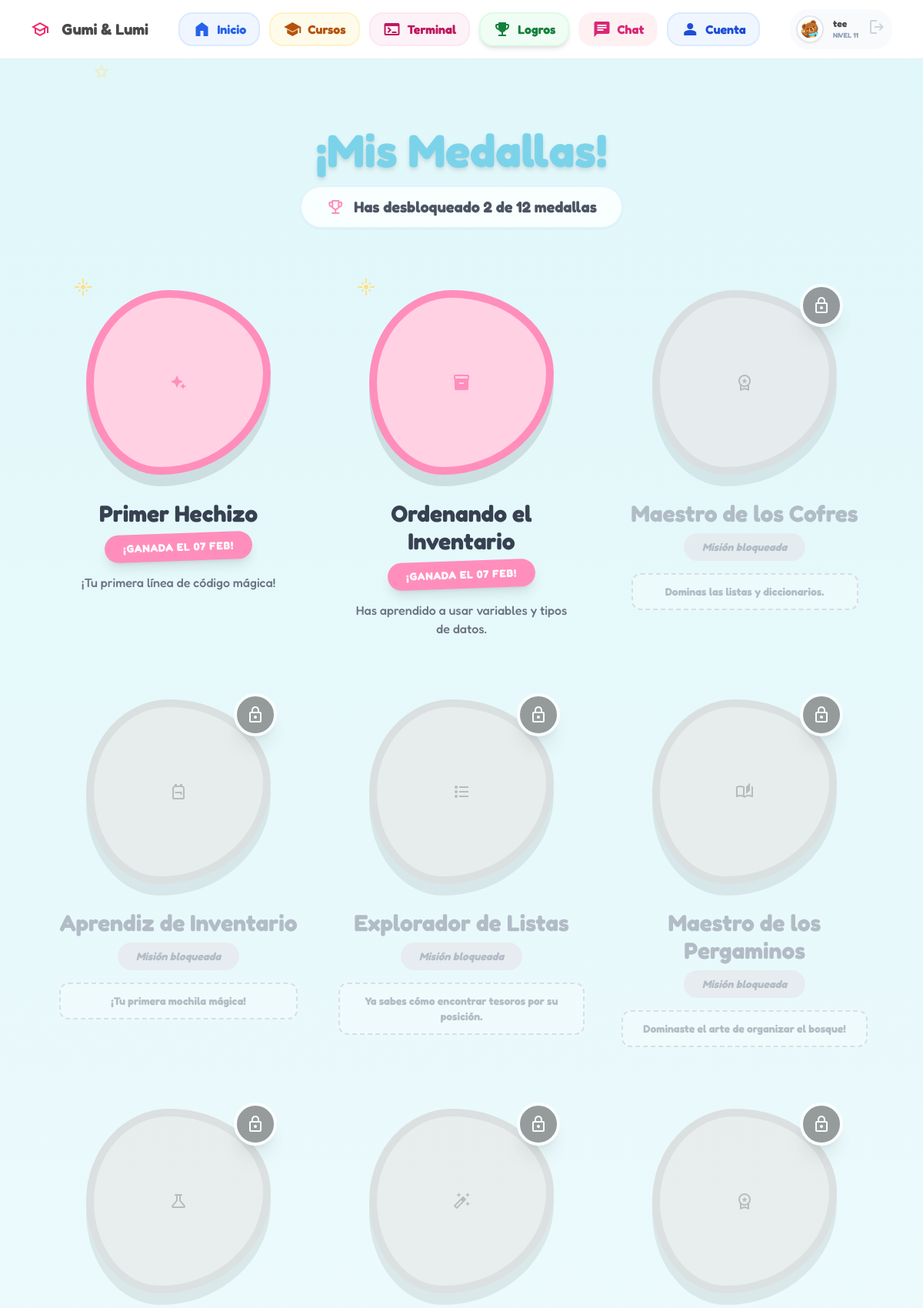
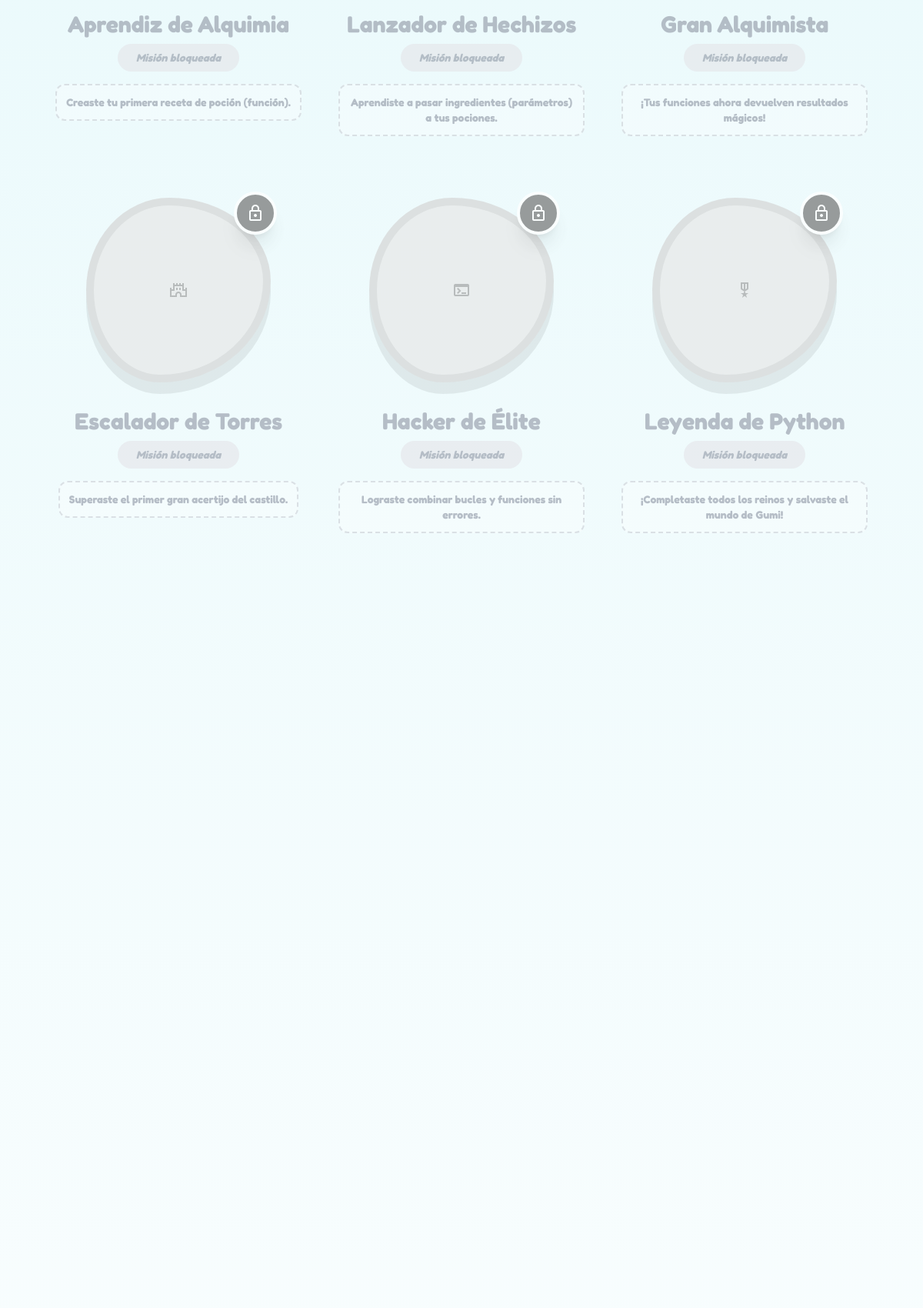
Page /logros/ (signed in, upper part) on the committed database (2 pictures, top to bottom).
### core/models.py (models this page shows, shortened)
class Profile(models.Model):
    AVATAR_CHOICES = [
        ('gumi', 'Gumi (Osito)'),
        ('lumi', 'Lumi (Conejo)'),
    ]
    user = models.OneToOneField(User, on_delete=models.CASCADE, related_name="profile")
    avatar = models.CharField(max_length=10, choices=AVATAR_CHOICES, default='gumi')
    nickname = models.CharField(max_length=50, blank=True)
    phone = models.CharField(max_length=15, blank=True)
    xp = models.IntegerField(default=0)
    cursos_inscritos = models.ManyToManyField('Course', blank=True, related_name="estudiantes")
    @property
    def level(self):
        return (self.xp // 100) + 1

class UserAchievement(models.Model):
    user = models.ForeignKey(User, on_delete=models.CASCADE, related_name="achievements")
    achievement = models.ForeignKey(Achievement, on_delete=models.CASCADE)
    earned_at = models.DateTimeField(auto_now_add=True)
    class Meta:
        unique_together = ('user', 'achievement')

class Achievement(models.Model):
    curso = models.ForeignKey('Course', on_delete=models.CASCADE, related_name="logros", null=True, blank=True)
    name = models.CharField(max_length=100, verbose_name="Nombre del Logro")
    description = models.TextField(verbose_name="¿Cómo se consigue?")
    icon_name = models.CharField(max_length=50, default="emoji_events", help_text="Nombre en Material Symbols")
    xp_reward = models.IntegerField(default=50)
    order = models.IntegerField(default=1)
    class Meta:
        verbose_name = "Catálogo de Logro"
        verbose_name_plural = "Catálogo de Logros"
        ordering = ['curso', 'order']

### core/views.py (the view)
# urls.py: path('logros/', views.logros_view, name='logros'),
@login_required
def logros_view(request):
    ganados = UserAchievement.objects.filter(user=request.user).select_related('achievement')
    ids_ganados = ganados.values_list('achievement_id', flat=True)
    bloqueados = Achievement.objects.exclude(id__in=ids_ganados)
    context = {
        'user_achievements': ganados,
        'locked_achievements': bloqueados,
        'total_achievements_count': Achievement.objects.count()
    }
    return render(request, 'core/logros.html', context)

### core/context_processors.py (called while the page is built)
def global_context(request):
    if request.user.is_authenticated:
        ultimo = UserLessonProgress.objects.filter(user=request.user, completed=True).order_by('-completed_at').first()
        if ultimo:
            proxima = Lesson.objects.filter(course=ultimo.lesson.course, order__gt=ultimo.lesson.order).first()
            if not proxima:
                proxima = Lesson.objects.exclude(course=ultimo.lesson.course).first()
        else:
            proxima = Lesson.objects.order_by('course__id', 'order').first()
        return {'proxima_leccion': proxima}
    return {}

### core/templates/core/logros.html (shortened to what this page needs)
{% extends 'base/base_private.html' %}
{% block content %}
<!DOCTYPE html>
<html class="light" lang="es">
<head>
    <script src="https://cdn.tailwindcss.com?plugins=forms,container-queries"></script>
</head>
<body>
    <div class="landscape-bg">
        <div class="absolute top-20 left-[10%] opacity-40 animate-pulse">
            <span class="material-symbols-outlined text-star-yellow text-6xl">star</span>
        </div>
        <div class="absolute top-10 right-[30%] opacity-40">
        </div>
    </div>
    <main class="min-h-screen flex flex-col items-center py-12 px-4">
        <div class="max-w-[960px] w-full mb-16 text-center">
            <h1 class="text-primary-blue drop-shadow-md text-6xl font-black mb-4">¡Mis Medallas!</h1>
            <div class="bg-white/80 backdrop-blur-sm inline-flex items-center gap-3 px-8 py-3 rounded-full shadow-sm border-2 border-primary-blue/20">
                <span class="material-symbols-outlined text-primary-pink">emoji_events</span>
                <p class="text-gray-600 text-xl font-bold">
                    Has desbloqueado {{ user_achievements.count }} de {{ total_achievements_count|default:"10" }} medallas
                </p>
            </div>
        </div>
        <div class="max-w-[1200px] w-full grid grid-cols-1 sm:grid-cols-2 lg:grid-cols-3 gap-x-12 gap-y-20 p-4 mb-24">
            {% for ua in user_achievements %}
            <div class="medal-card flex flex-col items-center text-center group">
                <div class="medal-earned relative">
                    <div class="absolute -top-4 -left-4 text-star-yellow animate-ping">
                        <span class="material-symbols-outlined text-3xl">flare</span>
                    </div>
                    <div class="size-60 bubble-shape bg-soft-pink border-[10px] border-primary-pink flex items-center justify-center medal-shine-container shadow-[0_15px_0_0_#FFB2D1]">
                        <span class="material-symbols-outlined text-9xl text-primary-pink transition-transform group-hover:scale-110" style="font-variation-settings: 'FILL' 1">
                        </span>
                    </div>
                </div>
                <div class="mt-8">
                    <h3 class="text-gray-700 text-3xl font-black mb-2">{{ ua.achievement.name }}</h3>
                    <div class="inline-block px-6 py-2 bg-primary-pink text-white rounded-full text-sm font-black uppercase tracking-wider shadow-lg transform -rotate-2">
                        ¡Ganada el {{ ua.earned_at|date:"d M" }}!
                    </div>
                    <p class="text-gray-500 mt-4 font-medium px-4">{{ ua.achievement.description }}</p>
                </div>
            </div>
            {% endfor %}
            {% for achievement in locked_achievements %}
            <div class="flex flex-col items-center text-center opacity-70 group">
                <div class="relative filter grayscale transition-all group-hover:grayscale-0">
                    <div class="size-60 bubble-shape bg-gray-200 border-[10px] border-gray-300 flex items-center justify-center shadow-[0_15px_0_0_#D1D5DB]">
                        <span class="material-symbols-outlined text-9xl text-gray-400 group-hover:text-gray-500">
                        </span>
                        <div class="absolute -top-2 -right-2 bg-gray-500 text-white size-14 rounded-full flex items-center justify-center border-4 border-white shadow-xl transition-transform group-hover:scale-110">
                            <span class="material-symbols-outlined text-2xl">lock</span>
                        </div>
                    </div>
                </div>
                <div class="mt-8">
                    <h3 class="text-gray-400 text-3xl font-black mb-2">{{ achievement.name }}</h3>
                    <div class="inline-block px-6 py-2 bg-gray-200 text-gray-400 rounded-full text-sm font-bold italic">
                        Misión bloqueada
                    </div>
                    <p class="text-gray-400 mt-4 font-bold text-sm bg-white/40 rounded-xl p-3 border-2 border-dashed border-gray-300">
                        {{ achievement.description|default:"Sigue explorando para revelar este secreto..." }}
                    </p>
                </div>
            </div>
            {% endfor %}
        </div>
    </main>
</body>
</html>
{% endblock %}

### core/templates/base/header_private.html
{% load static %}
<div class="font-cute">
<header class="flex items-center justify-between border-b border-[#e8edf3] px-10 py-3 bg-white">
    <div class="flex items-center gap-4">
        <span class="material-symbols-outlined text-primary text-3xl">school</span>
        <h2 class="text-xl font-bold">Gumi & Lumi</h2>
    </div>
<nav class="flex items-center gap-3">
{% with current=request.resolver_match.url_name %}
<a href="{% url 'dashboard' %}"
   class="group flex items-center gap-2 px-5 py-2 rounded-full border-2 font-bold transition-all duration-300
   {% if current == 'dashboard' %}
      bg-soft-blue border-blue-500 text-blue-900 shadow-md
   {% else %}
      border-soft-blue text-soft-blue hover:bg-soft-blue hover:bg-pastel-blue hover:text-primary hover:-translate-y-1 hover:scale-105
   {% endif %}">
   <span class="material-symbols-outlined">home</span>
   Inicio
</a>
<a href="{% url 'courses' %}"
   class="group flex items-center gap-2 px-5 py-2 rounded-full border-2 font-bold transition-all duration-300
   {% if current == 'courses' %}
      bg-pastel-yellow border-star-yellow text-[#7a5c00] shadow-md
   {% else %}
      border-star-yellow text-[#a07800]  hover:-translate-y-1 hover:scale-105
   {% endif %}">
   <span class="material-symbols-outlined">school</span>
   Cursos
</a>
<a href="{% url 'terminal_libre' %}"
       class="group flex items-center gap-2 px-5 py-2 rounded-full border-2 font-bold transition-all duration-300
       {% if current == 'terminal_libre' %}
          bg-slate-700 border-slate-900 text-white shadow-md
       {% else %}
          border-slate-800 bg-slate-800 text-white hover:bg-slate-700 hover:-translate-y-1 hover:scale-105
       {% endif %}">
        <span class="material-symbols-outlined">terminal</span>
        Terminal
    </a>
<a href="{% url 'logros' %}"
   class="group flex items-center gap-2 px-5 py-2 rounded-full border-2 font-bold transition-all duration-300
   {% if current == 'logros' %}
      bg-pastel-green border-hill-green text-green-900 shadow-md
   {% else %}
      border-hill-green text-green-700 hover:bg-pastel-green hover:-translate-y-1 hover:scale-105
   {% endif %}">
   <span class="material-symbols-outlined">emoji_events</span>
   Logros
</a>
<a href="{% url 'chat' %}"
   class="group flex items-center gap-2 px-5 py-2 rounded-full border-2 font-bold transition-all duration-300
   {% if current == 'chat' %}
      bg-soft-pink border-primary-pink text-pink-900 shadow-md
   {% else %}
      border-soft-pink text-pink-700 hover:bg-soft-pink hover:text-pink-900 hover:-translate-y-1 hover:scale-105
   {% endif %}">
   <span class="material-symbols-outlined">chat</span>
   Chat
</a>
<a href="{% url 'account' %}"
   class="group flex items-center gap-2 px-5 py-2 rounded-full border-2 font-bold transition-all duration-300
   {% if current == 'account' %}
      bg-soft-blue border-primary text-blue-900 shadow-md
   {% else %}
      border-soft-blue text-blue-700 hover:bg-soft-blue hover:text-blue-900 hover:-translate-y-1 hover:scale-105
   {% endif %}">
   <span class="material-symbols-outlined">person</span>
   Cuenta
</a>
{% endwith %}
</nav>
    <div class="flex items-center gap-3 bg-slate-50 p-2 rounded-[1.5rem]">
        <div class="size-9 rounded-full bg-white border-2 shadow-sm overflow-hidden p-1">
            {% if user.profile.avatar == 'lumi' %}
                <img src="{% static 'core/img/lumi_icon.png' %}" class="w-full h-full object-contain">
            {% else %}
                <img src="{% static 'core/img/gumi_icon.png' %}" class="w-full h-full object-contain">
            {% endif %}
        </div>
        <div class="flex-1">
            <p class="text-xs font-black truncate">{{ user.username }}</p>
            <p class="text-[9px] font-bold text-slate-400 uppercase">Nivel {{ user.profile.level }}</p>
        </div>
        <a href="{% url 'logout' %}">
            <span class="material-symbols-outlined text-slate-300 hover:text-red-400">logout</span>
        </a>
    </div>
</header>
</div>

### core/templates/base/base_private.html (style rules this page uses)
body { font-family: 'Lexend', sans-serif; }
.material-symbols-outlined { font-variation-settings: 'FILL' 0, 'wght' 400, 'GRAD' 0, 'opsz' 24; }
header nav .material-symbols-outlined, .navbar .material-symbols-outlined { font-variation-settings: 'FILL' 1, 'wght' 400, 'GRAD' 0, 'opsz' 24 !important; }
header nav a, .nav-item { opacity: 1 !important; font-weight: 800 !important; display: flex; align-items: center; gap: 8px; padding: 8px 16px !important; border-radius: 18px !important; transition: all 0.3s cubic-bezier(0.175, 0.885, 0.32, 1.275) !important; }
header nav a:nth-child(1), .nav-inicio { color: #2563eb !important; background: #eff6ff !important; border: 2px solid #dbeafe !important; }
header nav a:nth-child(2), .nav-cursos { color: #b45309 !important; background: #fffbeb !important; border: 2px solid #fef3c7 !important; }
header nav a:nth-child(3), .nav-terminal { color: #be185d !important; background: #fdf2f8 !important; border: 2px solid #fce7f3 !important; }
header nav a:nth-child(4), .nav-logros { color: #15803d !important; background: #f0fdf4 !important; border: 2px solid #dcfce7 !important; }
header nav a:nth-child(5), .nav-chat { color: #db2777 !important; background: #fff1f2 !important; border: 2px solid #fdf2f8 !important; }
header nav a:nth-child(6), .nav-cuenta { color: #1d4ed8 !important; background: #eff6ff !important; border: 2px solid #dbeafe !important; }

### core/templates/core/logros.html (style rules this page uses)
.medal-card { @apply transition-all duration-300; }
.medal-earned { animation: float 4s ease-in-out infinite; }
.medal-shine-container { @apply relative overflow-hidden; }
.medal-shine-container::after { content: ''; @apply absolute top-0 -left-full w-1/2 h-full bg-white/40 skew-x-[-25deg]; animation: shine 5s infinite; }
.bubble-shape { border-radius: 45% 55% 60% 40% / 50% 45% 55% 50%; @apply shadow-[0_15px_0_0_rgba(0,0,0,0.1)]; }
.landscape-bg { @apply fixed inset-0 -z-10 bg-gradient-to-b from-[#E0F7FA] to-white; }

### rows in the picture
UserAchievement: achievement.name "Primer Hechizo", earned_at "07 FEB", achievement.description "¡Tu primera línea de código mágica!"
UserAchievement: achievement.name "Ordenando el Inventario", earned_at "07 FEB", achievement.description "Has aprendido a usar variables y tipos de datos."
Achievement: name "Maestro de los Cofres", description "Dominas las listas y diccionarios."
Achievement: name "Aprendiz de Inventario", description "¡Tu primera mochila mágica!"
Achievement: name "Explorador de Listas", description "Ya sabes cómo encontrar tesoros por su posición."
Achievement: name "Maestro de los Pergaminos", description "Dominaste el arte de organizar el bosque!"
Achievement: name "Aprendiz de Alquimia", description "Creaste tu primera receta de poción (función)."
Achievement: name "Lanzador de Hechizos", description "Aprendiste a pasar ingredientes (parámetros) a tus pociones."
Achievement: name "Gran Alquimista", description "¡Tus funciones ahora devuelven resultados mágicos!"
Achievement: name "Escalador de Torres", description "Superaste el primer gran acertijo del castillo."
Achievement: name "Hacker de Élite", description "Lograste combinar bucles y funciones sin errores."
Achievement: name "Leyenda de Python", description "¡Completaste todos los reinos y salvaste el mundo de Gumi!"

### other values in the picture
{{ user.username }} "tee"
{{ user.profile.level }} "11"
{{ user_achievements.count }} "2"
{{ total_achievements_count|default:"10" }} "12"
